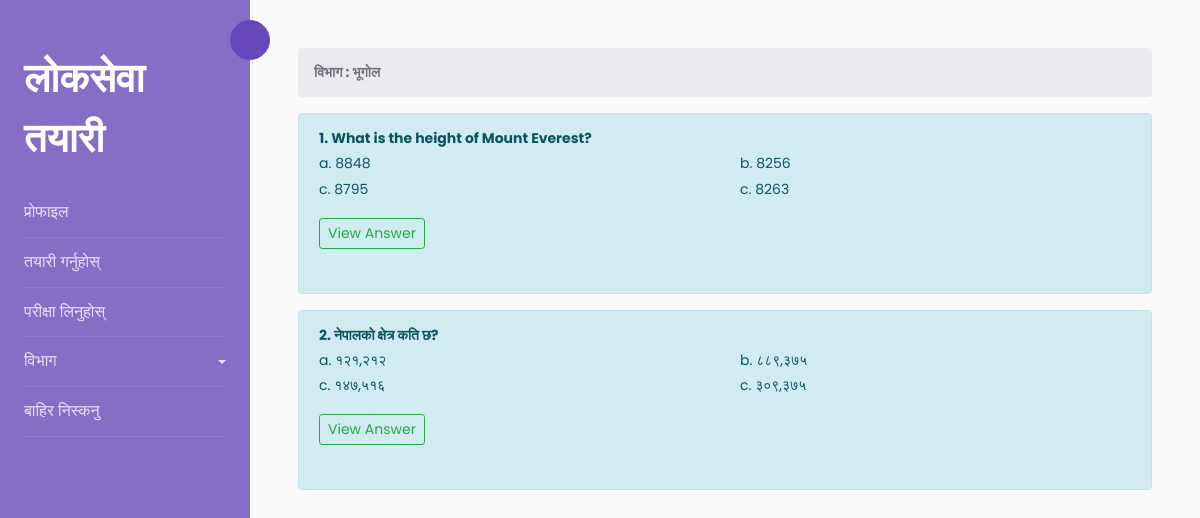
/category/2/ (signed in), run on an earlier commit of the app's database.
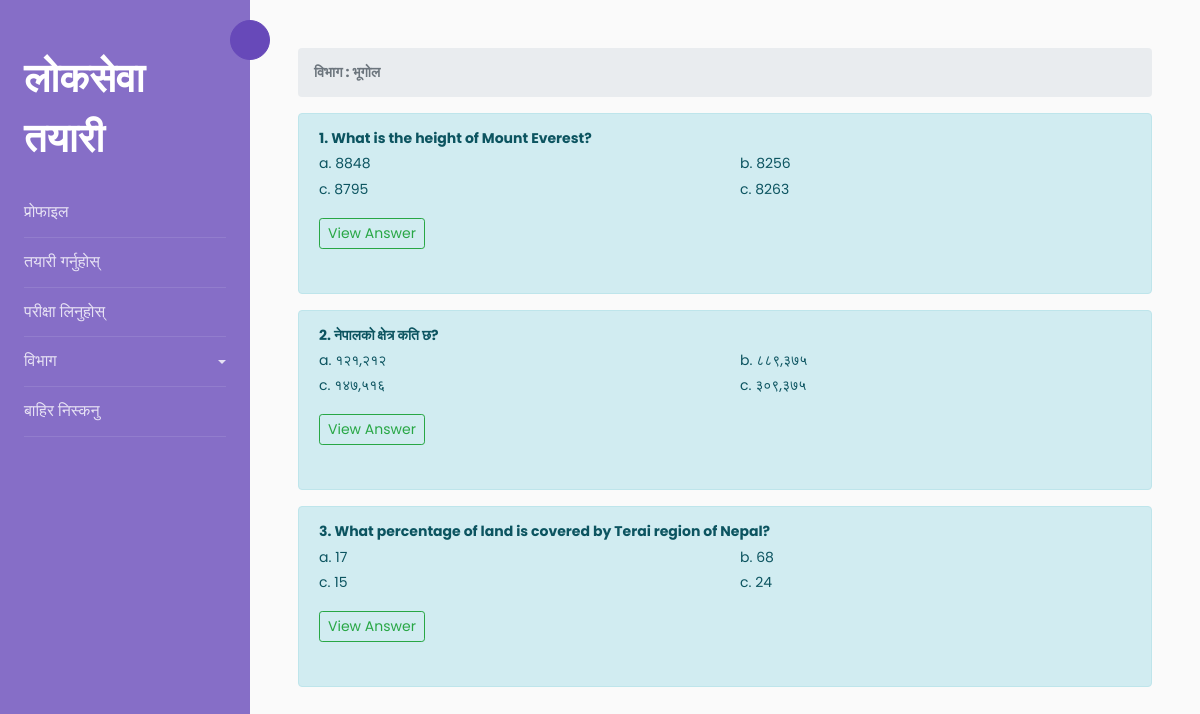
And on a later commit of the database.
### Loksewa/models.py (models this page shows, shortened)
class Category(models.Model):
    category=models.CharField(max_length=50,blank=False)
    created_at=models.DateTimeField(auto_now_add=True)
    updated_at=models.DateTimeField(auto_now=True)
    def __str__(self):
        return f"{self.category}"

class Questions(models.Model):
    question=models.CharField(max_length=255,blank=False)
    category=models.ForeignKey(Category,on_delete=models.CASCADE)
    created_at=models.DateTimeField(auto_now_add=True)
    updated_at=models.DateTimeField(auto_now=True)
    def __str__(self):
        return f"{self.question}"

class Answer(models.Model):
    question = models.OneToOneField(Questions,on_delete=models.CASCADE)
    answer1 = models.CharField(max_length=50, blank=False)
    answer2 = models.CharField(max_length=50, blank=False)
    answer3 = models.CharField(max_length=50, blank=False)
    answer4 = models.CharField(max_length=50, blank=False)
    correctAnswer=models.CharField(max_length=50,blank=False)

### Loksewa/views.py (the view)
# urls.py: path('category/<int:id>/',views.category,name='category')
@login_required(login_url='/login')
def category(request,id):
    category=Category.objects.all()
    questions=Questions.objects.filter(category_id=id)
    categoryaccessed = questions[0].category
    context={
        'category':category,
        'categoryaccessed':categoryaccessed,
        'questions':questions
    }
    return render(request,'categories.html',context)

### templates/categories.html (shortened to what this page needs)
{% extends 'base.html' %}
{% block content %}
<nav aria-label="breadcrumb">
  <ol class="breadcrumb">
    <strong><li class="breadcrumb-item active" aria-current="page">विभाग : {{categoryaccessed.category}}</li></strong>
  </ol>
</nav>
{% for question in questions %}
    <div class="alert alert-info" role="alert">
        <strong>{{forloop.counter}}. {{question}}</strong><br>
        <div class="row">
            <div class="col-md-6">
                a. {{question.answer.answer1}}<br>
                c. {{question.answer.answer3}}
            </div>
            <div class="col-md-6">
                b. {{question.answer.answer2}}<br>
                c. {{question.answer.answer4}}
            </div>
        </div>
        <p>
          <a class="btn btn-outline-success btn-sm my-3" data-toggle="collapse" href="#collapse{{question.id}}" role="button" aria-expanded="false" aria-controls="collapseExample">
            View Answer
          </a>
        </p>
    </div>
{% endfor %}
{% endblock %}

### templates/base.html (shortened to what this page needs)
<!DOCTYPE html>
<html lang="en">
<head>
    {% include 'head.html' %}
</head>
<body>
{% include 'sidebar.html' %}
<div id="content" class="p-4 p-md-5 pt-5">
    {% block content %}
    {% endblock %}
</div>
</body>
</html>

### templates/head.html (shortened to what this page needs)
{% load static %}
<link rel="stylesheet" href="https://maxcdn.bootstrapcdn.com/bootstrap/4.0.0/css/bootstrap.min.css">
<link rel="stylesheet" href="{% static "css/style.css" %}">

### templates/sidebar.html (shortened to what this page needs)
<div class="wrapper d-flex align-items-stretch">
    <nav id="sidebar">
        <div class="custom-menu">
            <button type="button" id="sidebarCollapse" class="btn btn-primary">
            </button>
        </div>
        <div class="p-4 pt-5">
            <h1><a href="index.html" class="logo">लोकसेवा तयारी</a></h1>
            <ul class="list-unstyled components mb-5">
              <li>
              <a href="/">प्रोफाइल</a>
              </li>
              <li>
                <a href="/questions">तयारी गर्नुहोस्</a>
              </li>
              <li>
                  <a href="/test">परीक्षा लिनुहोस्</a>
              </li>
              <li>
              <a href="#pageSubmenu" data-toggle="collapse" aria-expanded="false" class="dropdown-toggle">विभाग</a>
              </li>
              <li>
              <a href="/logout">बाहिर निस्कनु</a>
              </li>
            </ul>
        </div>
    </nav>

### templates/script.html (shortened to what this page needs)
{% load static %}

What changed in the data, as far as the page shows it:
added Questions: question "What percentage of land is covered by Terai region of Nepal?", answer.answer1 "17", answer.answer3 "15", answer.answer2 "68", answer.answer4 "24"
